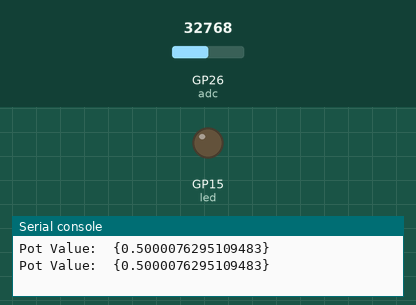
This program was run on a simulated Raspberry Pi Pico running MicroPython. Shown: output pins drawn as LEDs (lit = HIGH), the last lines printed to the serial console. Inputs (shaded band) come from the test bench; at power-on: GP26 (adc) = 32768 (analog values on the 0–65535 scale).

Above: at 1.2 s.
1.3 s: GP26 (adc) set to 7864
At 1.7 s:
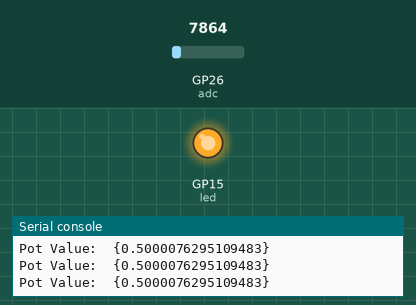
4.3 s: GP26 (adc) set to 0
Timing chart, 0 to 13.3 s (numbered marks = the images above; inputs shaded):
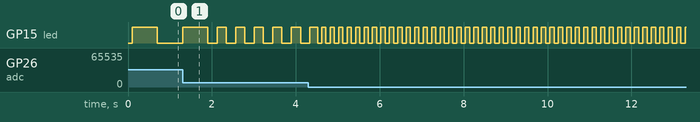

The program:

Blinky_pot_smooth.py
```python
from machine import Pin, ADC
import time

led = Pin(15, Pin.OUT)
adc = ADC(26)

def smooth_adc(sample=10): #Sampling for less spikes and dips
    sum = 0
    for x in range(sample):
        sum += adc.read_u16()
        time.sleep(0.01)
    avg = sum // sample
    return avg

while True:
    pot_val = smooth_adc()/65535 #Range is 0–65535, dividing makes it 0-1
    print("Pot Value: ", {pot_val})

    led.toggle()
    time.sleep(pot_val)
```

Measured:
- by itself, GP15 (led): repeats every 0.20 s: LOW 0.10 s, HIGH 0.10 s
